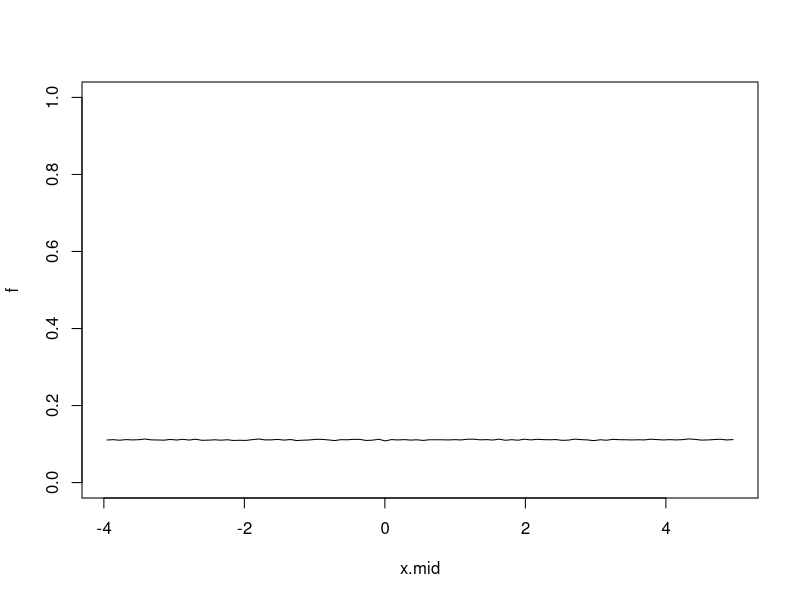
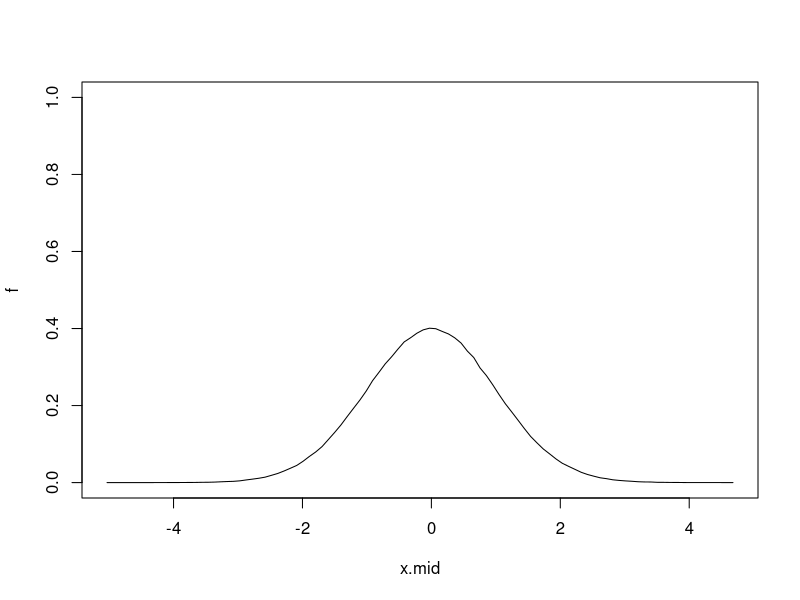
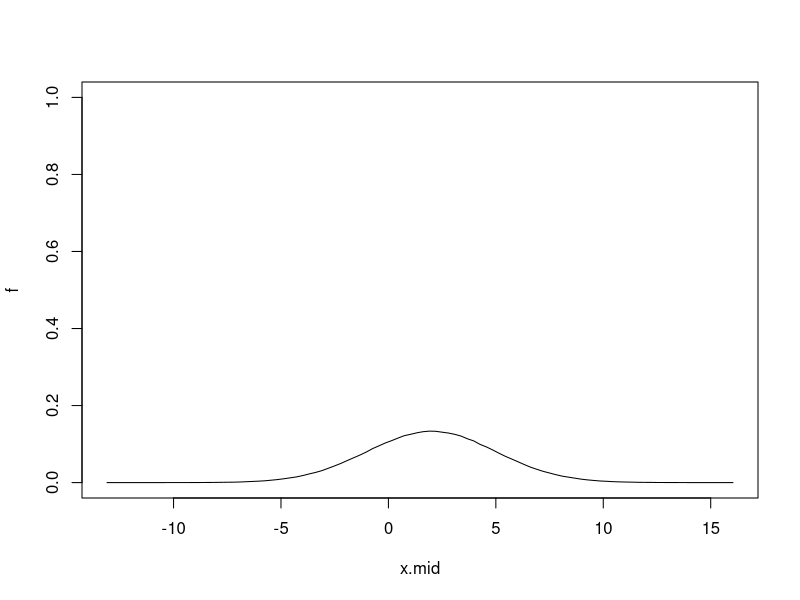
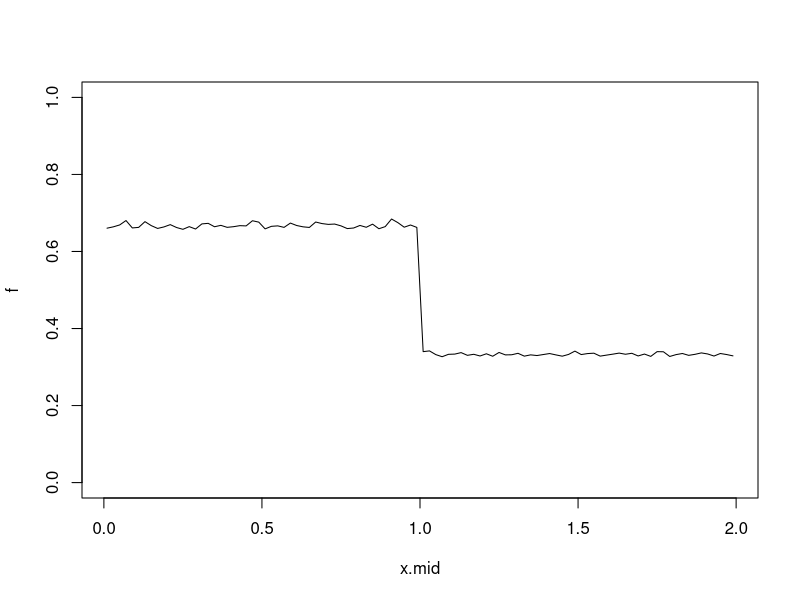
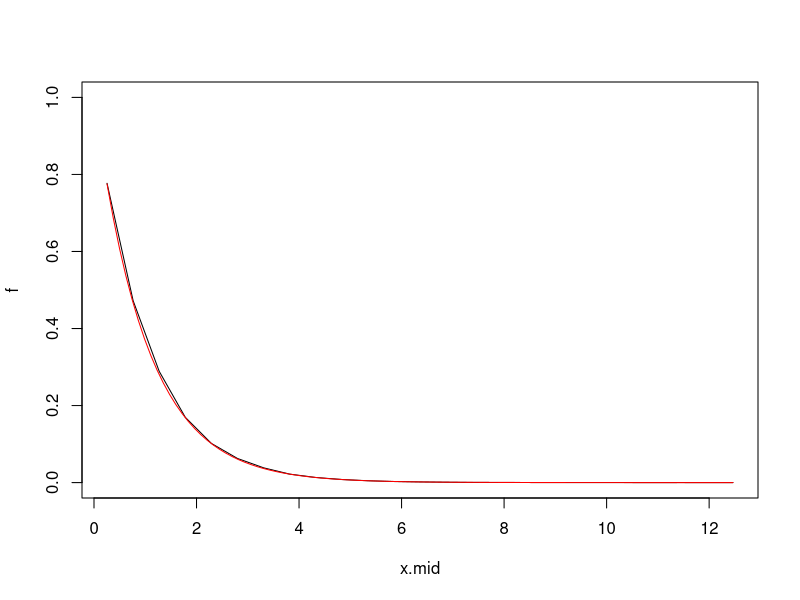
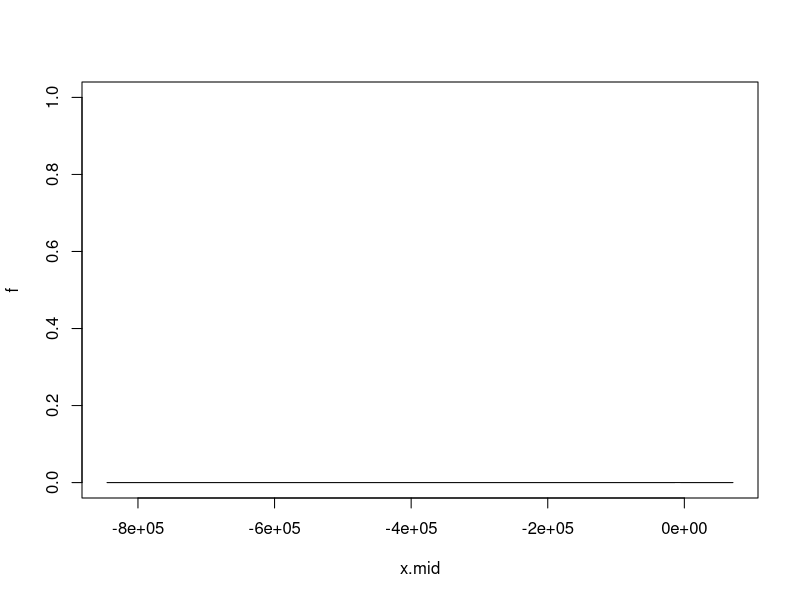
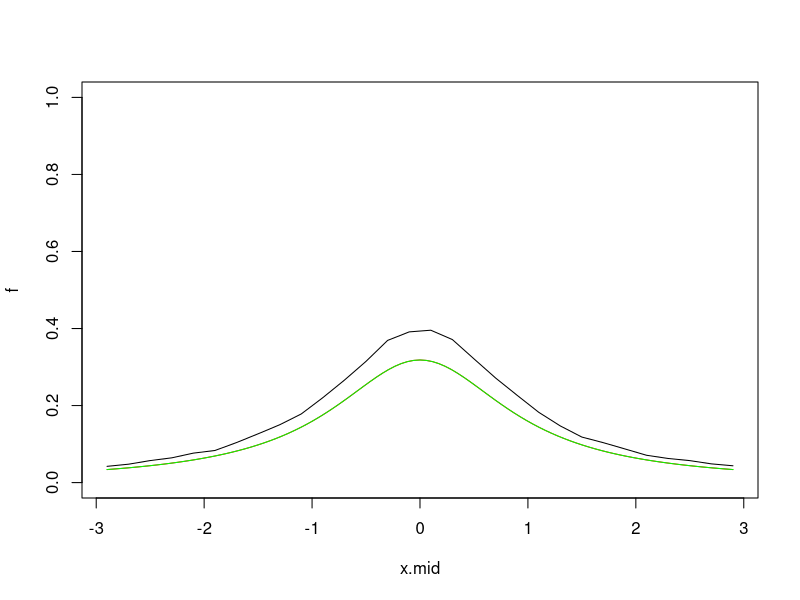

Write the R code that produced these figures, in order.
x=rcauchy(5000,location=0,scale=1)
#mean(x)#
median(x)
#---------------------affine transformation of uniform distribution
#a good n will help you decide which kind of PDF equation to use
PDF = function(X,n,y.min = 0,y.max = 1){
  a = min(X)
  b = max(X)
  N = length(X)
  s = (b-a)/n # spacing of the sub-intervals
  x = rep(NA,n+1)
  x.mid = rep(NA,n)
  for(i in 1:(n+1)){
    x[i] = a + (i-1)*s
  }
  
  for(i in 1:n){
    x.mid[i] = (.5)*( x[i+1] + x[i] )
  }
  
  f = rep(NA,n)
  for(i in 1:n){
    f[i] = sum( X > x[i] & X < x[i+1] )/(N*s)
  }
  plot(x.mid,f,type = "l",ylim = c(y.min,y.max) )
}

X=runif(1e6,min=-2,max=1)
Y=3*X+2
PDF(Y,100,y.min=0,y.max=1)

#-------------------affine transformation of normal distribution
X=rnorm(1e6,mean=0,sd=1)#E(X)=0,var(X)=1
PDF(X,100)
Y=3*X+2
mean(Y)#should be 2
var(Y)#should be 9
PDF(Y,100)

#------------hw4: codes to very the answer-----------------
X=runif(1e6,min=-2,1)
Y=abs(X)
PDF(Y,100)


###############inverse function sampling methd###################
#--------------generate exp with lamda=1 from uniform(0,1)
#original support: (0,1); new support(0,infinity)
U=runif(1e5)
X=-log(1-U)
PDF(X,25)
curve(exp(-x),col="red",add=TRUE)

#generate cauchy with x0=0 and scale=1 from uniform(0,1)
U=runif(1e5)
X=tan(pi*(0.5-U))
PDF(X,35)#cauchy have heavy tails; why it is flat
Y=X[X<3 & X>-3] #mask indexing, filtering out outiers
PDF(Y,30)
curve(1/(pi*(1+x*x)),col="red",add=TRUE)
curve(dcauchy(x,0,1),col="green",add=TRUE)


